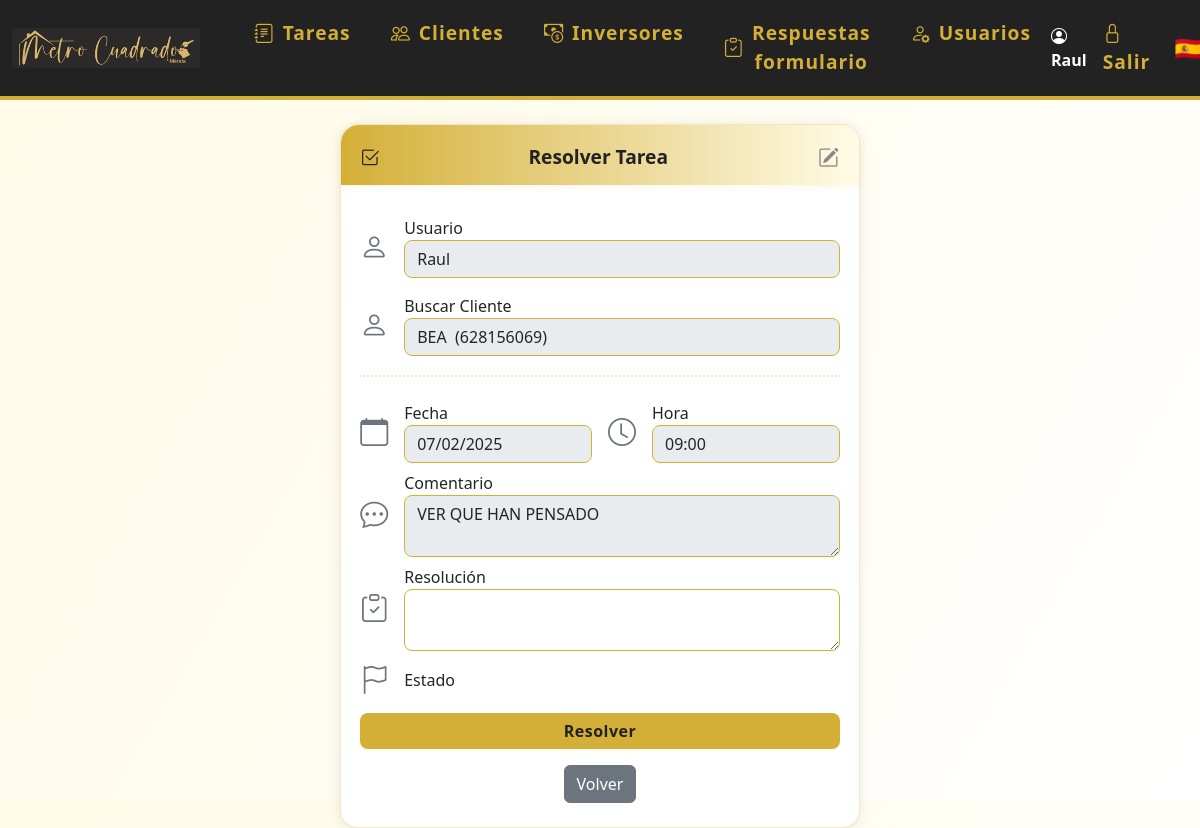
The app's page /editar_tarea/8 (signed in), older data.
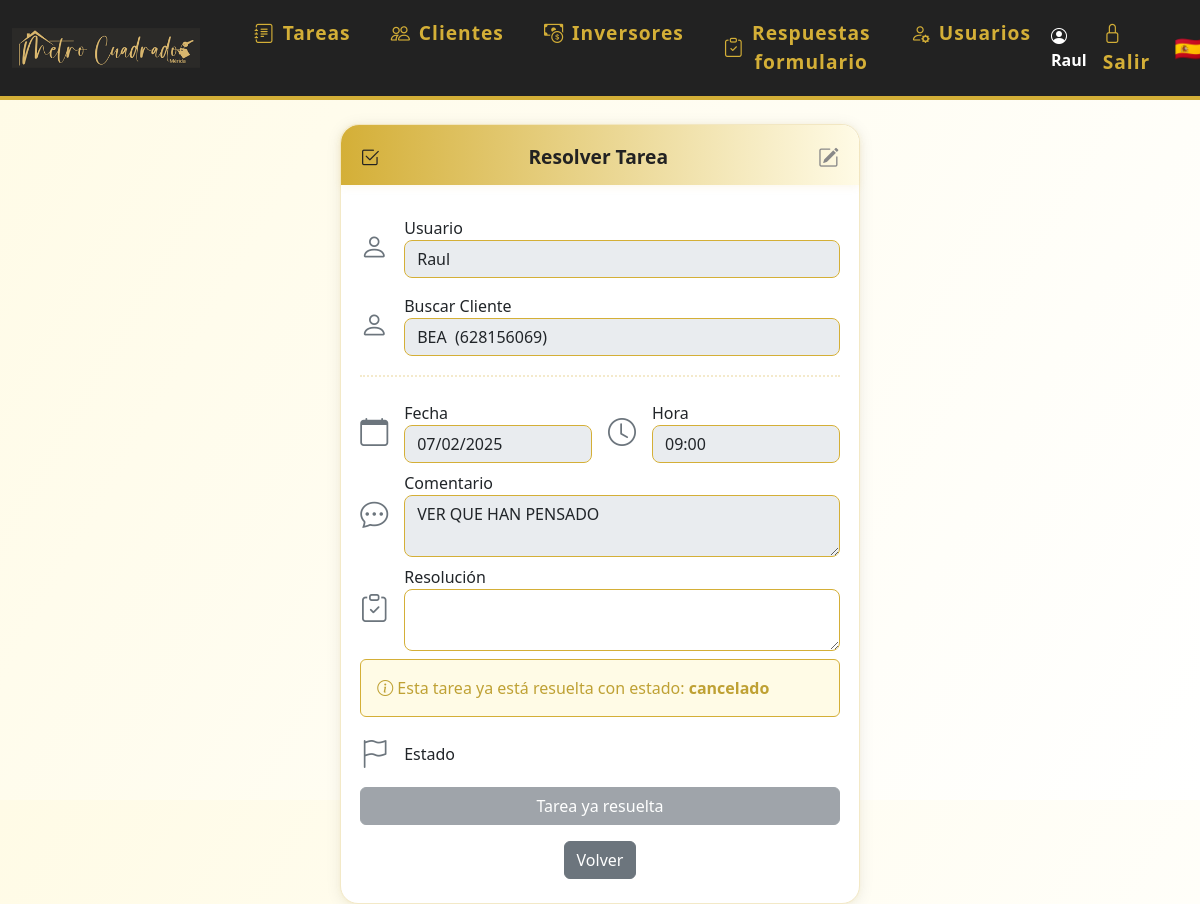
The same page, newer data.
### models.py (models this page shows)
class Tarea(db.Model):
    id = db.Column(db.Integer, primary_key=True)
    usuario_id = db.Column(db.Integer, db.ForeignKey('usuario.id'))
    cliente_id = db.Column(db.Integer, db.ForeignKey('cliente.id'))
    fecha = db.Column(db.Date, nullable=False)
    hora = db.Column(db.Time, nullable=True)
    comentario = db.Column(db.Text)
    resolucion = db.Column(db.Text)
    estado = db.Column(db.String(20), nullable=False, default='por_hacer')  # por_hacer, ha_comprado, ha_alquilado, cancelado
    cliente = db.relationship('Cliente', back_populates='tareas')
    usuario = db.relationship('Usuario', back_populates='tareas')

### app.py (the view, shortened to what this page needs)
@app.route('/editar_tarea/<int:tarea_id>', methods=['GET', 'POST'])
@login_required
def editar_tarea(tarea_id):
    tarea = Tarea.query.get_or_404(tarea_id)
    modo = request.args.get('modo') or request.form.get('modo')
    if modo == 'editar':
        form = CrearTareaForm(obj=tarea)
        form.usuario_id.choices = [(u.id, u.nombre) for u in Usuario.query.all()]
        if request.method == 'GET':
            form.usuario_id.data = tarea.usuario_id
            form.cliente_id.data = tarea.cliente_id
            form.cliente_nombre.data = f"{tarea.cliente.nombre} ({tarea.cliente.telefono})" if tarea.cliente else ''
            form.fecha.data = tarea.fecha
            form.hora.data = tarea.hora.strftime('%H:%M') if tarea.hora else None
            form.comentario.data = tarea.comentario
        if form.validate_on_submit():
            tarea.fecha = form.fecha.data
            from datetime import datetime
            if isinstance(form.hora.data, str):
                tarea.hora = datetime.strptime(form.hora.data, '%H:%M').time()
            else:
                tarea.hora = form.hora.data
            tarea.comentario = form.comentario.data
            try:
                db.session.commit()
                from google_calendar import crear_evento_google_calendar_desde_tarea
                try:
                    crear_evento_google_calendar_desde_tarea(tarea)
                except Exception as e:
                    flash(f'La tarea se guardó, pero no se pudo crear el evento en Google Calendar: {e}', 'warning')
                flash('Tarea actualizada correctamente.')
                return redirect(url_for('dashboard'))
            except Exception as e:
                db.session.rollback()
                flash(f'Error al actualizar la tarea: {e}')
        tarea_resuelta = tarea.estado != 'por_hacer'
        return render_template('editar_tarea.html', form=form, tarea=tarea, tarea_resuelta=tarea_resuelta, modo='editar')
    else:
        form = ResolverTareaForm(obj=tarea)
        form.usuario_id.choices = [(u.id, u.nombre) for u in Usuario.query.all()]
        if request.method == 'GET':
            form.usuario_id.data = tarea.usuario_id
            if tarea.cliente:
                form.cliente_nombre.data = f"{tarea.cliente.nombre} ({tarea.cliente.telefono})"
                form.cliente_id.data = tarea.cliente_id
                form.estado.data = tarea.estado
        form.estado.render_kw = {'style': 'display:none;'}
        tarea_resuelta = tarea.estado != 'por_hacer'
        return render_template('editar_tarea.html', form=form, tarea=tarea, tarea_resuelta=tarea_resuelta, modo='resolver')

### forms.py
class ResolverTareaForm(FlaskForm):
    usuario_id = SelectField('Usuario', coerce=int, choices=[], validators=[DataRequired()])
    cliente_id = HiddenField('Cliente ID', validators=[Optional()])
    cliente_nombre = StringField('Buscar Cliente', validators=[Optional()])
    fecha = DateField('Fecha', validators=[DataRequired()])
    comentario = TextAreaField('Comentario')
    resolucion = TextAreaField('Resolución')
    estado = SelectField('Estado', choices=[('por_hacer', 'Por hacer'), ('pendiente', 'Standby'), ('cancelado', 'Cancelado'), ('reagendada', 'Reagendada')], validators=[DataRequired()])
    submit = SubmitField('Resolver tarea')

### app.py (called while the page is built)
@login_manager.user_loader
def load_user(user_id):
    return Usuario.query.get(int(user_id))

### templates/editar_tarea.html (shortened to what this page needs)
{% extends 'base.html' %}
{% block content %}
<div class="card" style="max-width:520px;width:100%;margin:auto;position:relative;">
  <div class="card-header-gradient d-flex justify-content-between align-items-center">
    <span class="icon"><i class="bi bi-check2-square"></i></span> Resolver Tarea
    <a href="{{ url_for('editar_tarea', tarea_id=tarea.id, modo='editar') }}" id="btn-editar-tarea" class="btn btn-link p-0 m-0" style="color:#888; font-size:1.3rem; text-decoration:none;" title="Editar tarea">
      <i class="bi bi-pencil-square"></i>
    </a>
  </div>
  <form method="POST" id="resolver-form" style="padding:0.7rem 0 0 0;">
      <div class="d-flex align-items-center gap-3 mb-3">
          <i class="bi bi-person fs-3 text-secondary"></i>
          <div class="w-100">
              {{ form.usuario_id.label }}
              {{ form.usuario_id(class_='form-control', disabled=true) }}
          </div>
      </div>
      <div class="d-flex align-items-center gap-3 mb-3">
          <i class="bi bi-person fs-3 text-secondary"></i>
          <div class="w-100 position-relative">
              {{ form.cliente_nombre.label }}
              {{ form.cliente_nombre(class_='form-control', disabled=true) }}
          </div>
      </div>
      <hr class="decor-sep">
      <div class="d-flex gap-3">
        <div class="d-flex align-items-center gap-3 mb-2 w-50">
            <i class="bi bi-calendar fs-3 text-secondary"></i>
            <div class="w-100">
                {{ form.fecha.label }}
                {{ form.fecha(class_='form-control', disabled=modo!='editar') }}
            </div>
        </div>
        <div class="d-flex align-items-center gap-3 mb-2 w-50">
            <i class="bi bi-clock fs-3 text-secondary"></i>
            <div class="w-100" style="min-width:120px;max-width:100%;">
                <label>Hora</label>
                {% if modo=='editar' %}
                  {{ form.hora(class_='form-control w-100') }}
                {% else %}
                  <input class="form-control w-100" value="{{ tarea.hora.strftime('%H:%M') if tarea.hora else '' }}" disabled>
                {% endif %}
            </div>
        </div>
      </div>
      <div class="d-flex align-items-center gap-3 mb-2">
          <i class="bi bi-chat-dots fs-3 text-secondary"></i>
          <div class="w-100">
              {{ form.comentario.label }}
              {{ form.comentario(class_='form-control', disabled=modo!='editar') }}
          </div>
      </div>
      <div class="d-flex align-items-center gap-3 mb-2">
          <i class="bi bi-clipboard-check fs-3 text-secondary"></i>
          <div class="w-100">
              {{ form.resolucion.label }}
              {{ form.resolucion(class_='form-control', rows=2, disabled=modo!='resolver') }}
          </div>
      </div>
      {% if tarea_resuelta %}
      <div class="alert alert-info">
        <i class="bi bi-info-circle"></i>
        Esta tarea ya está resuelta con estado: <strong>{{ tarea.estado }}</strong>
      </div>
      {% endif %}
      <div class="d-flex align-items-center gap-3 mb-2">
          <i class="bi bi-flag fs-3 text-secondary"></i>
          <div class="w-100">
              {{ form.estado.label }}
          </div>
      </div>
      <div id="resolver-btns">
        {% if modo=='editar' %}
          <button type="submit" class="btn btn-success w-100 mt-1" id="btn-guardar">Guardar</button>
        {% elif not tarea_resuelta %}
          <button type="button" class="btn btn-primary w-100 mt-1" id="btn-resolver">Resolver</button>
        {% else %}
          <button type="button" class="btn btn-secondary w-100 mt-1" disabled>Tarea ya resuelta</button>
        {% endif %}
      </div>
  </form>
  <div class="mt-3 text-center">
    {% if modo=='editar' %}
      <a href="{{ url_for('dashboard') }}" class="btn btn-secondary">Volver</a>
    {% else %}
      <button type="button" class="btn btn-secondary" onclick="window.history.back()">Volver</button>
    {% endif %}
  </div>
</div>
{% endblock %}

Row changes from the older to the newer data that the page shows:
changed Tarea "Raul": estado (not shown) → "cancelado"
Text that changed along with them:
text no longer shown: "Resolver"
text now shown: "Esta tarea ya está resuelta con estado: Tarea ya resuelta"
